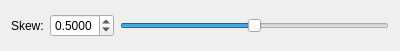
<?xml version="1.0" encoding="UTF-8"?>
<ui version="4.0">
 <class>Exponential</class>
 <widget class="QWidget" name="Exponential">
  <property name="geometry">
   <rect>
    <x>0</x>
    <y>0</y>
    <width>400</width>
    <height>51</height>
   </rect>
  </property>
  <property name="sizePolicy">
   <sizepolicy hsizetype="Minimum" vsizetype="Minimum">
    <horstretch>0</horstretch>
    <verstretch>0</verstretch>
   </sizepolicy>
  </property>
  <property name="windowTitle">
   <string>Frame</string>
  </property>
  <property name="title" stdset="0">
   <string>Exponential</string>
  </property>
  <property name="checkable" stdset="0">
   <bool>true</bool>
  </property>
  <layout class="QVBoxLayout" name="verticalLayout">
   <item>
    <layout class="QHBoxLayout" name="horizontalLayout">
     <item>
      <widget class="QLabel" name="label">
       <property name="text">
        <string>Skew:</string>
       </property>
      </widget>
     </item>
     <item>
      <widget class="QDoubleSpinBox" name="skew">
       <property name="decimals">
        <number>4</number>
       </property>
       <property name="minimum">
        <double>0.000100000000000</double>
       </property>
       <property name="maximum">
        <double>1.000000000000000</double>
       </property>
       <property name="singleStep">
        <double>0.001000000000000</double>
       </property>
       <property name="value">
        <double>0.500000000000000</double>
       </property>
      </widget>
     </item>
     <item>
      <widget class="QSlider" name="skewSlider">
       <property name="maximum">
        <number>100</number>
       </property>
       <property name="value">
        <number>50</number>
       </property>
       <property name="orientation">
        <enum>Qt::Horizontal</enum>
       </property>
      </widget>
     </item>
    </layout>
   </item>
  </layout>
 </widget>
 <resources/>
 <connections/>
</ui>
